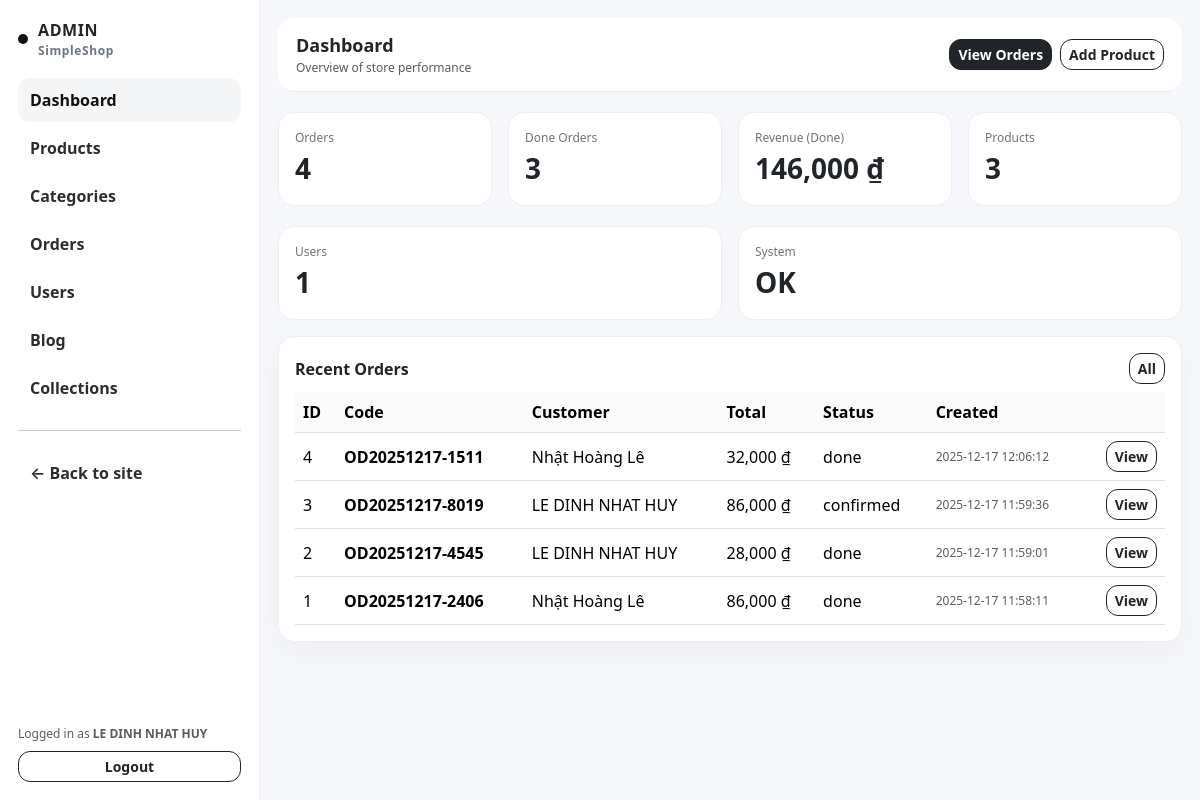
/admin/index.php (signed in), run on an earlier commit of the app's database.
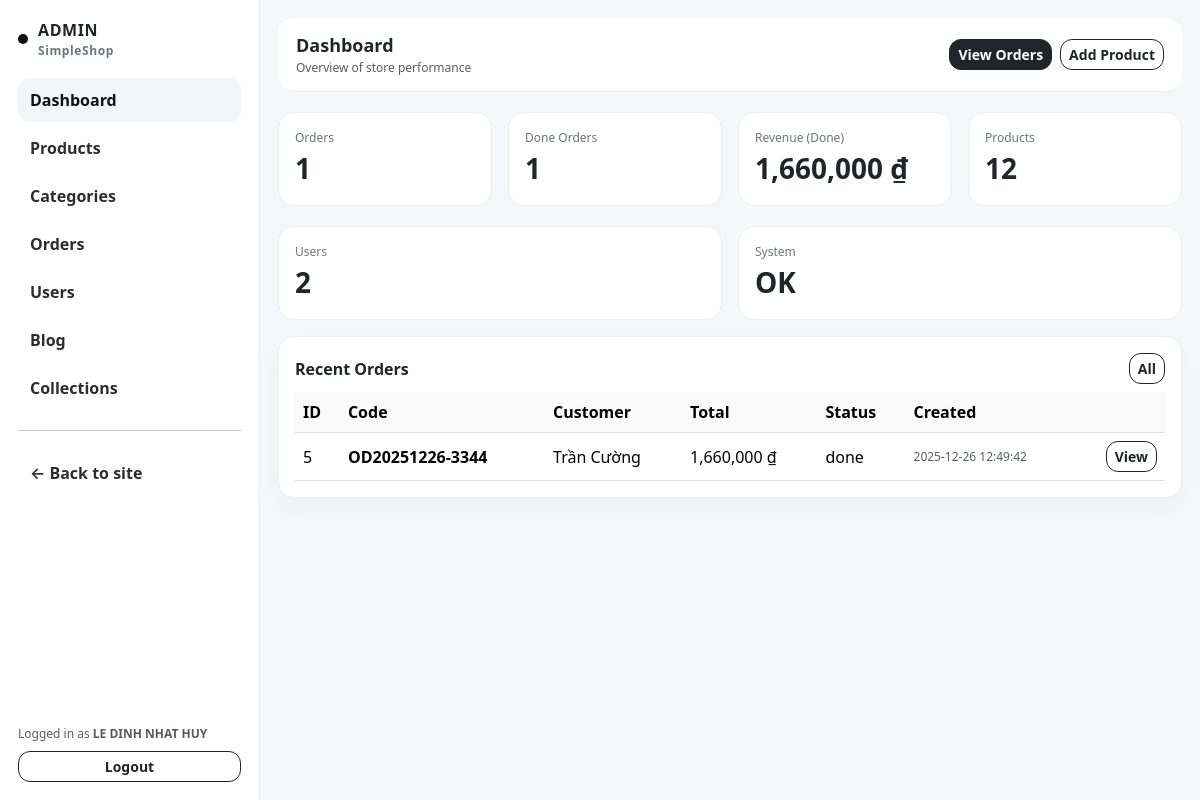
And on a later commit of the database.
### tables this page shows
CREATE TABLE `orders` (
  `id` bigint(20) UNSIGNED NOT NULL,
  `user_id` bigint(20) UNSIGNED NOT NULL,
  `cart_id` bigint(20) UNSIGNED DEFAULT NULL,
  `order_code` varchar(30) NOT NULL,
  `full_name` varchar(120) NOT NULL,
  `phone` varchar(30) NOT NULL,
  `address` varchar(255) NOT NULL,
  `note` varchar(255) DEFAULT NULL,
  `subtotal` decimal(12,2) NOT NULL,
  `shipping_fee` decimal(12,2) DEFAULT 0.00,
  `discount` decimal(12,2) DEFAULT 0.00,
  `total` decimal(12,2) NOT NULL,
  `payment_method` enum('cod','bank','momo') DEFAULT 'cod',
  `payment_status` enum('unpaid','paid') DEFAULT 'unpaid',
  `order_status` enum('pending','confirmed','shipping','done','cancelled') DEFAULT 'pending',
  `created_at` datetime DEFAULT current_timestamp(),
  `updated_at` datetime DEFAULT current_timestamp() ON UPDATE current_timestamp()
);

### core/db.php (called while the page is built, shortened)
<?php
function db(): PDO {
  static $pdo = null;
  if ($pdo) return $pdo;
  $dsn = "mysql:host=" . DB_HOST . ";dbname=" . DB_NAME . ";charset=utf8mb4";
  $pdo = new PDO($dsn, DB_USER, DB_PASS, [
    PDO::ATTR_ERRMODE => PDO::ERRMODE_EXCEPTION,
    PDO::ATTR_DEFAULT_FETCH_MODE => PDO::FETCH_ASSOC,
  ]);
  return $pdo;
}

### core/helpers.php (called while the page is built, shortened)
<?php
function e(string $s): string {
  return htmlspecialchars($s, ENT_QUOTES, 'UTF-8');
}

### admin/index.php (the view, shortened to what this page needs)
<?php
require_once __DIR__ . '/partials/header.php';
require_once __DIR__ . '/partials/sidebar.php';
$ordersTotal   = (int)db()->query("SELECT COUNT(*) FROM orders")->fetchColumn();
$ordersDone    = (int)db()->query("SELECT COUNT(*) FROM orders WHERE order_status='done'")->fetchColumn();
$revenueDone   = (float)db()->query("SELECT COALESCE(SUM(total),0) FROM orders WHERE order_status='done'")->fetchColumn();
$productsTotal = (int)db()->query("SELECT COUNT(*) FROM products")->fetchColumn();
$usersTotal    = (int)db()->query("SELECT COUNT(*) FROM users")->fetchColumn();
$recentOrders = db()->query("
  SELECT id, order_code, full_name, total, order_status, created_at
  FROM orders
  ORDER BY id DESC
  LIMIT 8
")->fetchAll();
?>
<div class="admin-content">
  <div class="admin-topbar d-flex justify-content-between align-items-center">
    <div>
      <div style="font-weight:900;font-size:18px;">Dashboard</div>
      <div class="text-muted" style="font-size:12px;">Overview of store performance</div>
    </div>
    <div class="d-flex gap-2">
      <a class="btn btn-dark btn-sm btn-ceo" href="/admin/orders.php">View Orders</a>
      <a class="btn btn-outline-dark btn-sm btn-ceo" href="/admin/product_form.php">Add Product</a>
    </div>
  </div>
  <div class="row g-3 mt-1">
    <div class="col-md-3"><div class="stat"><div class="k">Orders</div><div class="v"><?= $ordersTotal ?></div></div></div>
    <div class="col-md-3"><div class="stat"><div class="k">Done Orders</div><div class="v"><?= $ordersDone ?></div></div></div>
    <div class="col-md-3"><div class="stat"><div class="k">Revenue (Done)</div><div class="v"><?= number_format($revenueDone) ?> ₫</div></div></div>
    <div class="col-md-3"><div class="stat"><div class="k">Products</div><div class="v"><?= $productsTotal ?></div></div></div>
  </div>
  <div class="row g-3 mt-1">
    <div class="col-md-6"><div class="stat"><div class="k">Users</div><div class="v"><?= $usersTotal ?></div></div></div>
    <div class="col-md-6"><div class="stat"><div class="k">System</div><div class="v">OK</div></div></div>
  </div>
  <div class="cardx mt-3 p-3">
    <div class="d-flex justify-content-between align-items-center mb-2">
      <div style="font-weight:900;">Recent Orders</div>
      <a class="btn btn-outline-dark btn-sm btn-ceo" href="/admin/orders.php">All</a>
    </div>
    <div class="table-responsive">
      <table class="table table-hover align-middle mb-0">
        <thead>
          <tr>
            <th>ID</th><th>Code</th><th>Customer</th><th>Total</th><th>Status</th><th>Created</th><th></th>
          </tr>
        </thead>
        <tbody>
          <?php foreach($recentOrders as $o): ?>
            <tr>
              <td><?= (int)$o['id'] ?></td>
              <td class="fw-semibold"><?= e($o['order_code']) ?></td>
              <td><?= e($o['full_name']) ?></td>
              <td><?= number_format((float)$o['total']) ?> ₫</td>
              <td><?= e($o['order_status']) ?></td>
              <td class="text-muted" style="font-size:12px;"><?= e($o['created_at']) ?></td>
              <td class="text-end">
                <a class="btn btn-outline-dark btn-sm btn-ceo" href="/admin/order_view.php?id=<?= (int)$o['id'] ?>">View</a>
              </td>
            </tr>
          <?php endforeach; ?>
        </tbody>
      </table>
    </div>
  </div>
</div>
<?php require_once __DIR__ . '/partials/footer.php'; ?>

What changed in the data, as far as the page shows it:
removed orders: id "4", order_code "OD20251217-1511", full_name "Nhật Hoàng Lê", total "32,000", order_status "done", created_at "2025-12-17 12:06:12"
removed orders: id "3", order_code "OD20251217-8019", full_name "LE DINH NHAT HUY", total "86,000", order_status "confirmed", created_at "2025-12-17 11:59:36"
removed orders: id "2", order_code "OD20251217-4545", full_name "LE DINH NHAT HUY", total "28,000", order_status "done", created_at "2025-12-17 11:59:01"
removed orders: id "1", order_code "OD20251217-2406", full_name "Nhật Hoàng Lê", total "86,000", order_status "done", created_at "2025-12-17 11:58:11"
added orders: id "5", order_code "OD20251226-3344", full_name "Trần Cường", total "1,660,000", order_status "done", created_at "2025-12-26 12:49:42"
Also different on the page:
$ordersTotal: "4" → "1"
$ordersDone: "3" → "1"
$revenueDone: "146,000" → "1,660,000"
$productsTotal: "3" → "12"
$usersTotal: "1" → "2"
